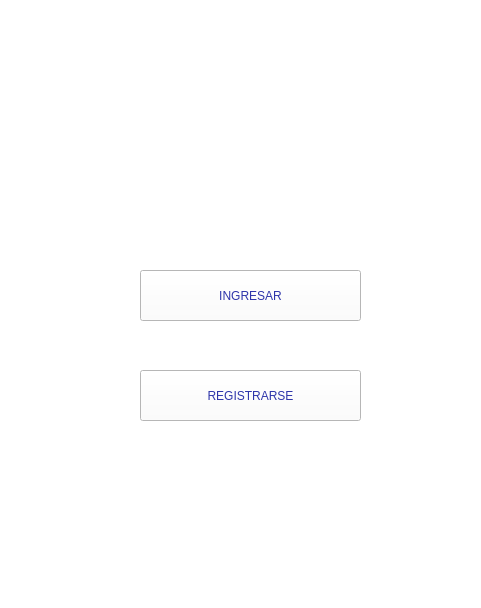
<?xml version="1.0" encoding="UTF-8"?>
<ui version="4.0">
 <class>MainWindow</class>
 <widget class="QMainWindow" name="MainWindow">
  <property name="geometry">
   <rect>
    <x>0</x>
    <y>0</y>
    <width>481</width>
    <height>608</height>
   </rect>
  </property>
  <property name="windowTitle">
   <string>MainWindow</string>
  </property>
  <property name="styleSheet">
   <string notr="true">background-color: rgb(255, 255, 255);</string>
  </property>
  <widget class="QWidget" name="centralwidget">
   <widget class="QFrame" name="frame">
    <property name="geometry">
     <rect>
      <x>0</x>
      <y>0</y>
      <width>521</width>
      <height>621</height>
     </rect>
    </property>
    <property name="styleSheet">
     <string notr="true"/>
    </property>
    <property name="frameShape">
     <enum>QFrame::StyledPanel</enum>
    </property>
    <property name="frameShadow">
     <enum>QFrame::Raised</enum>
    </property>
    <widget class="QPushButton" name="btn_reciclar">
     <property name="geometry">
      <rect>
       <x>120</x>
       <y>150</y>
       <width>311</width>
       <height>91</height>
      </rect>
     </property>
     <property name="cursor">
      <cursorShape>PointingHandCursor</cursorShape>
     </property>
     <property name="styleSheet">
      <string notr="true">background-color: rgb(170, 255, 127);
font: 63 14pt &quot;NotoSerifTamilSlanted Condensed SemiBold&quot;;</string>
     </property>
     <property name="text">
      <string>Reciclar</string>
     </property>
    </widget>
    <widget class="QPushButton" name="btn_reutilizar">
     <property name="geometry">
      <rect>
       <x>120</x>
       <y>280</y>
       <width>311</width>
       <height>91</height>
      </rect>
     </property>
     <property name="cursor">
      <cursorShape>PointingHandCursor</cursorShape>
     </property>
     <property name="styleSheet">
      <string notr="true">background-color: rgb(201, 252, 201);
font: 63 14pt &quot;NotoSerifTamilSlanted Condensed SemiBold&quot;;</string>
     </property>
     <property name="text">
      <string>Reutilizar</string>
     </property>
    </widget>
    <widget class="QLabel" name="label_2">
     <property name="geometry">
      <rect>
       <x>340</x>
       <y>160</y>
       <width>71</width>
       <height>71</height>
      </rect>
     </property>
     <property name="text">
      <string/>
     </property>
     <property name="pixmap">
      <pixmap>reciclar.webp</pixmap>
     </property>
     <property name="scaledContents">
      <bool>true</bool>
     </property>
    </widget>
    <widget class="QLabel" name="label_3">
     <property name="geometry">
      <rect>
       <x>340</x>
       <y>300</y>
       <width>81</width>
       <height>61</height>
      </rect>
     </property>
     <property name="text">
      <string/>
     </property>
     <property name="pixmap">
      <pixmap>reutilizar.webp</pixmap>
     </property>
     <property name="scaledContents">
      <bool>true</bool>
     </property>
    </widget>
    <widget class="QLabel" name="label_9">
     <property name="geometry">
      <rect>
       <x>0</x>
       <y>0</y>
       <width>551</width>
       <height>631</height>
      </rect>
     </property>
     <property name="text">
      <string/>
     </property>
     <property name="pixmap">
      <pixmap>fondo_1.webp</pixmap>
     </property>
     <property name="scaledContents">
      <bool>true</bool>
     </property>
    </widget>
    <widget class="QPushButton" name="btn_Estadisticas">
     <property name="geometry">
      <rect>
       <x>120</x>
       <y>410</y>
       <width>311</width>
       <height>91</height>
      </rect>
     </property>
     <property name="cursor">
      <cursorShape>PointingHandCursor</cursorShape>
     </property>
     <property name="styleSheet">
      <string notr="true">background-color: rgb(171, 195, 255);
font: 63 14pt &quot;NotoSerifTamilSlanted Condensed SemiBold&quot;;</string>
     </property>
     <property name="text">
      <string>Estadisticas</string>
     </property>
    </widget>
    <widget class="QLabel" name="label_11">
     <property name="geometry">
      <rect>
       <x>340</x>
       <y>430</y>
       <width>81</width>
       <height>61</height>
      </rect>
     </property>
     <property name="text">
      <string/>
     </property>
     <property name="pixmap">
      <pixmap>barras.webp</pixmap>
     </property>
     <property name="scaledContents">
      <bool>true</bool>
     </property>
    </widget>
    <widget class="QLabel" name="label_12">
     <property name="geometry">
      <rect>
       <x>-20</x>
       <y>-10</y>
       <width>611</width>
       <height>761</height>
      </rect>
     </property>
     <property name="styleSheet">
      <string notr="true">background-color: rgb(255, 255, 255);</string>
     </property>
     <property name="text">
      <string/>
     </property>
    </widget>
    <widget class="QLabel" name="label_16">
     <property name="geometry">
      <rect>
       <x>190</x>
       <y>60</y>
       <width>141</width>
       <height>151</height>
      </rect>
     </property>
     <property name="text">
      <string/>
     </property>
     <property name="pixmap">
      <pixmap>logo.png</pixmap>
     </property>
     <property name="scaledContents">
      <bool>true</bool>
     </property>
    </widget>
    <widget class="QPushButton" name="pushButton_5">
     <property name="geometry">
      <rect>
       <x>140</x>
       <y>270</y>
       <width>221</width>
       <height>51</height>
      </rect>
     </property>
     <property name="cursor">
      <cursorShape>PointingHandCursor</cursorShape>
     </property>
     <property name="styleSheet">
      <string notr="true">font: 16pt &quot;Noto Sans Devanagari SemiCondensed&quot;;
color: rgb(46, 53, 170);</string>
     </property>
     <property name="text">
      <string>INGRESAR</string>
     </property>
    </widget>
    <widget class="QLabel" name="label_17">
     <property name="geometry">
      <rect>
       <x>10</x>
       <y>480</y>
       <width>471</width>
       <height>141</height>
      </rect>
     </property>
     <property name="text">
      <string/>
     </property>
     <property name="pixmap">
      <pixmap>ciudad.webp</pixmap>
     </property>
     <property name="scaledContents">
      <bool>true</bool>
     </property>
    </widget>
    <widget class="QPushButton" name="pushButton_7">
     <property name="geometry">
      <rect>
       <x>140</x>
       <y>370</y>
       <width>221</width>
       <height>51</height>
      </rect>
     </property>
     <property name="cursor">
      <cursorShape>PointingHandCursor</cursorShape>
     </property>
     <property name="styleSheet">
      <string notr="true">font: 16pt &quot;Noto Sans Devanagari SemiCondensed&quot;;
color: rgb(46, 53, 170);</string>
     </property>
     <property name="text">
      <string>REGISTRARSE</string>
     </property>
    </widget>
    <zorder>label_9</zorder>
    <zorder>btn_reciclar</zorder>
    <zorder>label_2</zorder>
    <zorder>btn_reutilizar</zorder>
    <zorder>label_3</zorder>
    <zorder>btn_Estadisticas</zorder>
    <zorder>label_11</zorder>
    <zorder>label_12</zorder>
    <zorder>pushButton_5</zorder>
    <zorder>pushButton_7</zorder>
    <zorder>label_16</zorder>
    <zorder>label_17</zorder>
   </widget>
   <widget class="QPushButton" name="btn_atras">
    <property name="geometry">
     <rect>
      <x>10</x>
      <y>10</y>
      <width>81</width>
      <height>31</height>
     </rect>
    </property>
    <property name="cursor">
     <cursorShape>SizeHorCursor</cursorShape>
    </property>
    <property name="styleSheet">
     <string notr="true">background-color: rgba(255, 255, 255,0);</string>
    </property>
    <property name="text">
     <string>Atras</string>
    </property>
   </widget>
   <widget class="QPushButton" name="btn_azul">
    <property name="geometry">
     <rect>
      <x>80</x>
      <y>250</y>
      <width>191</width>
      <height>131</height>
     </rect>
    </property>
    <property name="cursor">
     <cursorShape>PointingHandCursor</cursorShape>
    </property>
    <property name="styleSheet">
     <string notr="true">background-color: rgb(255, 255, 255);
font: 81 16pt &quot;Noto Sans Myanmar ExtBd&quot;;</string>
    </property>
    <property name="text">
     <string/>
    </property>
   </widget>
   <widget class="QPushButton" name="pushButton_3">
    <property name="geometry">
     <rect>
      <x>80</x>
      <y>400</y>
      <width>191</width>
      <height>121</height>
     </rect>
    </property>
    <property name="cursor">
     <cursorShape>PointingHandCursor</cursorShape>
    </property>
    <property name="styleSheet">
     <string notr="true">background-color: rgb(0, 0, 0);
font: 81 16pt &quot;Noto Sans Myanmar ExtBd&quot;;</string>
    </property>
    <property name="text">
     <string>BLANCO/WHITE</string>
    </property>
   </widget>
   <widget class="QPushButton" name="pushButton_4">
    <property name="geometry">
     <rect>
      <x>80</x>
      <y>100</y>
      <width>191</width>
      <height>131</height>
     </rect>
    </property>
    <property name="cursor">
     <cursorShape>PointingHandCursor</cursorShape>
    </property>
    <property name="styleSheet">
     <string notr="true">background-color: rgb(0, 255, 0);
font: 81 16pt &quot;Noto Sans Myanmar ExtBd&quot;;</string>
    </property>
    <property name="text">
     <string>VERDE/GREEN</string>
    </property>
    <property name="icon">
     <iconset>
      <normaloff>organicos.webp</normaloff>organicos.webp</iconset>
    </property>
   </widget>
   <widget class="QLabel" name="label_4">
    <property name="geometry">
     <rect>
      <x>130</x>
      <y>20</y>
      <width>261</width>
      <height>71</height>
     </rect>
    </property>
    <property name="styleSheet">
     <string notr="true">background-color: rgba(85, 255, 255,0);</string>
    </property>
    <property name="text">
     <string>Seleccione un color para mas información.</string>
    </property>
   </widget>
   <widget class="QLabel" name="label_5">
    <property name="geometry">
     <rect>
      <x>90</x>
      <y>260</y>
      <width>171</width>
      <height>111</height>
     </rect>
    </property>
    <property name="styleSheet">
     <string notr="true">border-color: rgb(0, 85, 255);</string>
    </property>
    <property name="text">
     <string/>
    </property>
    <property name="pixmap">
     <pixmap>plastico.webp</pixmap>
    </property>
    <property name="scaledContents">
     <bool>true</bool>
    </property>
   </widget>
   <widget class="QLabel" name="label_6">
    <property name="geometry">
     <rect>
      <x>90</x>
      <y>110</y>
      <width>171</width>
      <height>111</height>
     </rect>
    </property>
    <property name="text">
     <string/>
    </property>
    <property name="pixmap">
     <pixmap>organicos.webp</pixmap>
    </property>
    <property name="scaledContents">
     <bool>true</bool>
    </property>
   </widget>
   <widget class="QLabel" name="label_7">
    <property name="geometry">
     <rect>
      <x>90</x>
      <y>410</y>
      <width>171</width>
      <height>101</height>
     </rect>
    </property>
    <property name="text">
     <string/>
    </property>
    <property name="pixmap">
     <pixmap>negro.webp</pixmap>
    </property>
    <property name="scaledContents">
     <bool>true</bool>
    </property>
   </widget>
   <widget class="QLabel" name="label_10">
    <property name="geometry">
     <rect>
      <x>0</x>
      <y>0</y>
      <width>521</width>
      <height>611</height>
     </rect>
    </property>
    <property name="text">
     <string/>
    </property>
    <property name="pixmap">
     <pixmap>fondo_1.webp</pixmap>
    </property>
    <property name="scaledContents">
     <bool>true</bool>
    </property>
   </widget>
   <widget class="QLabel" name="label_8">
    <property name="geometry">
     <rect>
      <x>300</x>
      <y>150</y>
      <width>91</width>
      <height>41</height>
     </rect>
    </property>
    <property name="styleSheet">
     <string notr="true">background-color: rgba(255, 255, 255,0);</string>
    </property>
    <property name="text">
     <string>Organicos</string>
    </property>
   </widget>
   <widget class="QLabel" name="label_13">
    <property name="geometry">
     <rect>
      <x>300</x>
      <y>280</y>
      <width>101</width>
      <height>41</height>
     </rect>
    </property>
    <property name="styleSheet">
     <string notr="true">background-color: rgba(255, 255, 255,0);</string>
    </property>
    <property name="text">
     <string>Aprovechables</string>
    </property>
   </widget>
   <widget class="QLabel" name="label_14">
    <property name="geometry">
     <rect>
      <x>300</x>
      <y>430</y>
      <width>131</width>
      <height>51</height>
     </rect>
    </property>
    <property name="styleSheet">
     <string notr="true">background-color: rgba(255, 255, 255,0);</string>
    </property>
    <property name="text">
     <string>No Aprovechables</string>
    </property>
   </widget>
   <zorder>label_10</zorder>
   <zorder>label_8</zorder>
   <zorder>label_14</zorder>
   <zorder>label_13</zorder>
   <zorder>btn_atras</zorder>
   <zorder>btn_azul</zorder>
   <zorder>pushButton_3</zorder>
   <zorder>pushButton_4</zorder>
   <zorder>label_4</zorder>
   <zorder>label_5</zorder>
   <zorder>label_6</zorder>
   <zorder>label_7</zorder>
   <zorder>frame</zorder>
  </widget>
 </widget>
 <resources>
  <include location="fondo_1.qrc"/>
 </resources>
 <connections>
  <connection>
   <sender>btn_reciclar</sender>
   <signal>clicked()</signal>
   <receiver>frame</receiver>
   <slot>close()</slot>
   <hints>
    <hint type="sourcelabel">
     <x>130</x>
     <y>190</y>
    </hint>
    <hint type="destinationlabel">
     <x>63</x>
     <y>127</y>
    </hint>
   </hints>
  </connection>
  <connection>
   <sender>btn_atras</sender>
   <signal>clicked()</signal>
   <receiver>frame</receiver>
   <slot>show()</slot>
   <hints>
    <hint type="sourcelabel">
     <x>76</x>
     <y>27</y>
    </hint>
    <hint type="destinationlabel">
     <x>168</x>
     <y>112</y>
    </hint>
   </hints>
  </connection>
  <connection>
   <sender>pushButton_5</sender>
   <signal>clicked()</signal>
   <receiver>label_12</receiver>
   <slot>close()</slot>
   <hints>
    <hint type="sourcelabel">
     <x>356</x>
     <y>288</y>
    </hint>
    <hint type="destinationlabel">
     <x>452</x>
     <y>321</y>
    </hint>
   </hints>
  </connection>
  <connection>
   <sender>pushButton_5</sender>
   <signal>clicked()</signal>
   <receiver>label_16</receiver>
   <slot>close()</slot>
   <hints>
    <hint type="sourcelabel">
     <x>308</x>
     <y>290</y>
    </hint>
    <hint type="destinationlabel">
     <x>224</x>
     <y>164</y>
    </hint>
   </hints>
  </connection>
  <connection>
   <sender>pushButton_5</sender>
   <signal>clicked()</signal>
   <receiver>pushButton_5</receiver>
   <slot>close()</slot>
   <hints>
    <hint type="sourcelabel">
     <x>316</x>
     <y>289</y>
    </hint>
    <hint type="destinationlabel">
     <x>308</x>
     <y>285</y>
    </hint>
   </hints>
  </connection>
  <connection>
   <sender>pushButton_5</sender>
   <signal>clicked()</signal>
   <receiver>pushButton_7</receiver>
   <slot>close()</slot>
   <hints>
    <hint type="sourcelabel">
     <x>146</x>
     <y>283</y>
    </hint>
    <hint type="destinationlabel">
     <x>163</x>
     <y>315</y>
    </hint>
   </hints>
  </connection>
  <connection>
   <sender>pushButton_5</sender>
   <signal>clicked()</signal>
   <receiver>label_17</receiver>
   <slot>close()</slot>
   <hints>
    <hint type="sourcelabel">
     <x>185</x>
     <y>288</y>
    </hint>
    <hint type="destinationlabel">
     <x>194</x>
     <y>455</y>
    </hint>
   </hints>
  </connection>
 </connections>
</ui>
